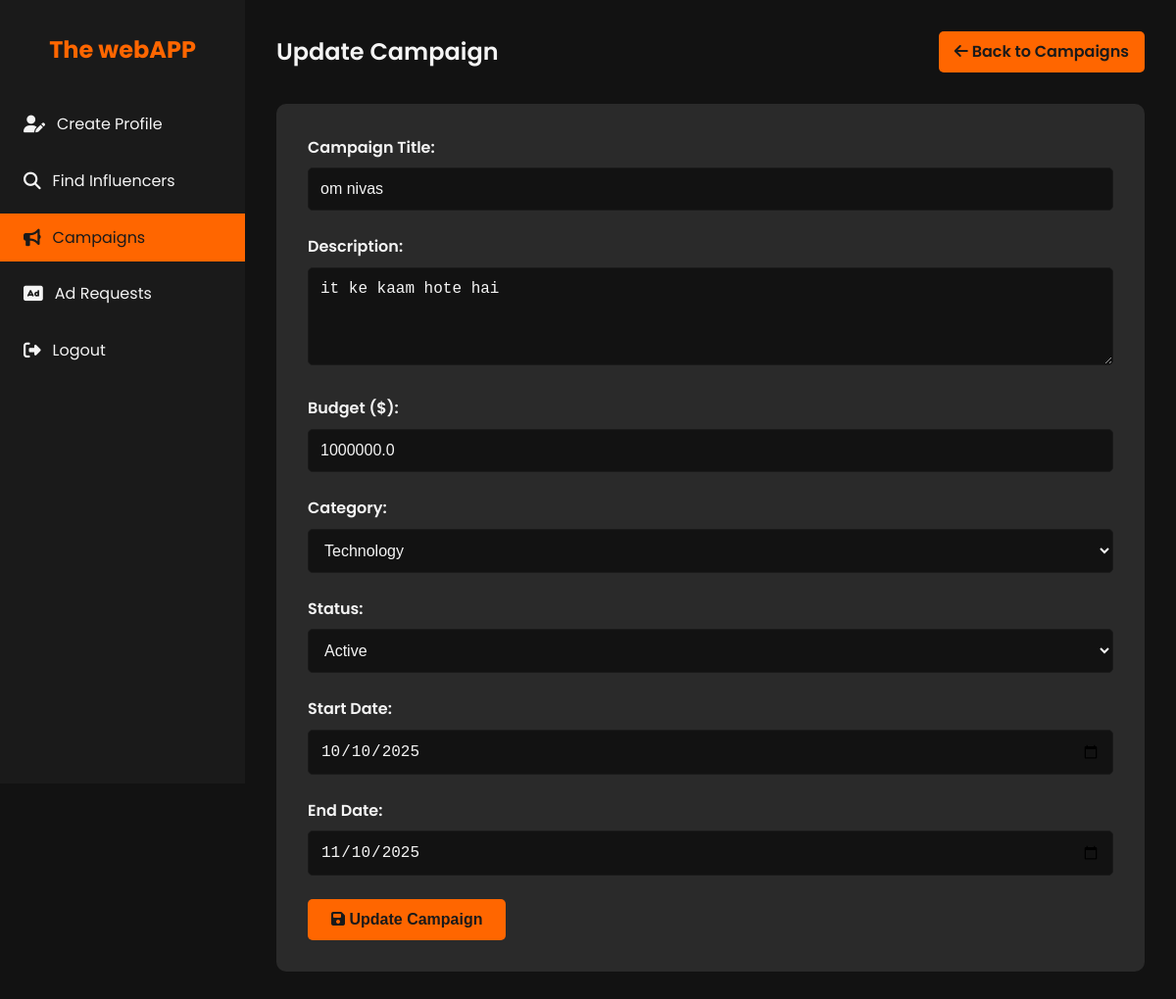
The page /campaigns/1/update (signed in) on the database its author committed.
### models.py (models this page shows, shortened)
class Campaign(db.Model):
    id = db.Column(db.Integer, primary_key=True)
    sponsor_id = db.Column(db.Integer, db.ForeignKey('sponsor.id', ondelete='SET NULL'), nullable=True)
    title = db.Column(db.String(120), nullable=False)
    company_name= db.Column(db.String(120), nullable=False)
    description = db.Column(db.Text)
    budget = db.Column(db.Float)
    category = db.Column(db.String(120))
    status = db.Column(db.String(50), nullable=False)  # active, completed, flagged
    start_date = db.Column(db.DateTime)
    end_date = db.Column(db.DateTime)
    is_public = db.Column(db.Boolean, default=True)
    sponsor = db.relationship('Sponsor', backref=db.backref('campaigns', lazy=True, cascade='all, delete-orphan'))

### app.py (the view, shortened to what this page needs)
    @app.route('/campaigns/<int:campaign_id>/update', methods=['GET', 'POST'])
    @login_required
    @sponsor_required
    def update_campaign(campaign_id):
        campaign = Campaign.query.get_or_404(campaign_id)
        if campaign.sponsor_id != current_user.id:
            flash('You do not have permission to edit this campaign.', 'danger')
            return redirect(url_for('campaigns_list'))
        return render_template('update_campaign.html', campaign=campaign)

### templates/update_campaign.html (shortened to what this page needs)
<!DOCTYPE html>
<html lang="en">
<head>
    <link rel="stylesheet" href="https://cdnjs.cloudflare.com/ajax/libs/font-awesome/6.1.1/css/all.min.css">
</head>
<body>
    <div class="dashboard">
        <aside class="sidebar">
            <div class="logo">
                <h1>The webAPP</h1>
            </div>
            <nav>
                <ul class="nav-menu">
                    <li class="nav-item">
                        <a href="{{ url_for('sponsor_profile') }}" class="nav-link">
                            <i class="fas fa-user-edit"></i> Create Profile
                        </a>
                    </li>
                    <li class="nav-item">
                        <a href="{{ url_for('search_influencers') }}" class="nav-link">
                            <i class="fas fa-search"></i> Find Influencers
                        </a>
                    </li>
                    <li class="nav-item">
                        <a href="{{ url_for('campaigns_list') }}" class="nav-link active">
                            <i class="fas fa-bullhorn"></i> Campaigns
                        </a>
                    </li>
                    <li class="nav-item">
                        <a href="{{ url_for('list_ad_requests') }}" class="nav-link">
                            <i class="fas fa-ad"></i> Ad Requests
                        </a>
                    </li>
                    <li class="nav-item">
                        <a href="{{ url_for('logout') }}" class="nav-link">
                            <i class="fas fa-sign-out-alt"></i> Logout
                        </a>
                    </li>
                </ul>
            </nav>
        </aside>
        <main class="main-content">
            <header class="header">
                <h1 class="welcome-text">Update Campaign</h1>
                <a href="{{ url_for('campaigns_list') }}" class="btn">
                    <i class="fas fa-arrow-left"></i> Back to Campaigns
                </a>
            </header>
            <section class="form-container">
                <form action="{{ url_for('update_campaign', campaign_id=campaign.id) }}" method="POST">
                    <div class="form-group">
                        <label for="title">Campaign Title:</label>
                        <input type="text" id="title" name="title" class="form-control" value="{{ campaign.title }}" required>
                    </div>
                    <div class="form-group">
                        <label for="description">Description:</label>
                        <textarea id="description" name="description" class="form-control">{{ campaign.description }}</textarea>
                    </div>
                    <div class="form-group">
                        <label for="budget">Budget ($):</label>
                        <input type="number" id="budget" name="budget" step="0.01" class="form-control" value="{{ campaign.budget }}">
                    </div>
                    <div class="form-group">
                        <label for="category">Category:</label>
                        <select id="category" name="category" class="form-control">
                            <option value="Technology" {% if campaign.category == 'Technology' %}selected{% endif %}>Technology</option>
                        </select>
                    </div>
                    <div class="form-group">
                        <label for="status">Status:</label>
                        <select id="status" name="status" class="form-control">
                            <option value="active" {% if campaign.status == 'active' %}selected{% endif %}>Active</option>
                        </select>
                    </div>
                    <div class="form-group">
                        <label for="start_date">Start Date:</label>
                        <input type="date" id="start_date" name="start_date" class="form-control" value="{{ campaign.start_date.strftime('%Y-%m-%d') if campaign.start_date else '' }}">
                    </div>
                    <div class="form-group">
                        <label for="end_date">End Date:</label>
                        <input type="date" id="end_date" name="end_date" class="form-control" value="{{ campaign.end_date.strftime('%Y-%m-%d') if campaign.end_date else '' }}">
                    </div>
                    <button type="submit" class="btn-submit">
                        <i class="fas fa-save"></i> Update Campaign
                    </button>
                </form>
            </section>
        </main>
    </div>
</body>
</html>

### templates/update_campaign.html (style rules this page uses)
:root { --primary-color: #1a1a1a; --secondary-color: #ff6600; --text-color: #f4f4f4; --bg-color: #121212; --card-bg-color: #2a2a2a; --hover-color: #ff8533; }
* { margin: 0; padding: 0; box-sizing: border-box; }
body { font-family: 'Poppins', sans-serif; line-height: 1.6; color: var(--text-color); background-color: var(--bg-color); }
.dashboard { display: flex; min-height: 100vh; }
.sidebar { width: 250px; background-color: var(--primary-color); padding: 2rem 0; position: fixed; height: 100vh; overflow-y: auto; }
.logo { text-align: center; margin-bottom: 2rem; }
.logo h1 { color: var(--secondary-color); font-size: 1.5rem; }
.nav-menu { list-style-type: none; }
.nav-item { margin-bottom: 0.5rem; }
.nav-link { display: flex; align-items: center; padding: 0.75rem 1.5rem; color: var(--text-color); text-decoration: none; transition: all 0.3s ease; }
.nav-link:hover, .nav-link.active { background-color: var(--secondary-color); color: var(--primary-color); }
.nav-link i { margin-right: 0.75rem; font-size: 1.1rem; }
.main-content { flex-grow: 1; margin-left: 250px; padding: 2rem; }
.header { display: flex; justify-content: space-between; align-items: center; margin-bottom: 2rem; }
.welcome-text { font-size: 1.5rem; font-weight: 600; }
.btn { background-color: var(--secondary-color); color: var(--primary-color); padding: 0.5rem 1rem; border: none; border-radius: 5px; cursor: pointer; font-weight: 600; transition: all 0.3s ease; text-decoration: none; display: inline-block; }
.form-container { background-color: var(--card-bg-color); border-radius: 10px; padding: 2rem; }
.form-group { margin-bottom: 1.5rem; }
.form-group label { display: block; margin-bottom: 0.5rem; font-weight: 600; }
.form-control { width: 100%; padding: 0.75rem; border: 1px solid var(--primary-color); border-radius: 5px; background-color: var(--bg-color); color: var(--text-color); font-size: 1rem; }
textarea.form-control { min-height: 100px; resize: vertical; }
.btn-submit { background-color: var(--secondary-color); color: var(--primary-color); padding: 0.75rem 1.5rem; border: none; border-radius: 5px; cursor: pointer; font-weight: 600; font-size: 1rem; transition: all 0.3s ease; }

### rows shown on the page
Campaign: title "om nivas", description "it ke kaam hote hai", budget "1000000.0", category "Technology", status "Active", start_date "10/10/2025", end_date "11/10/2025"
